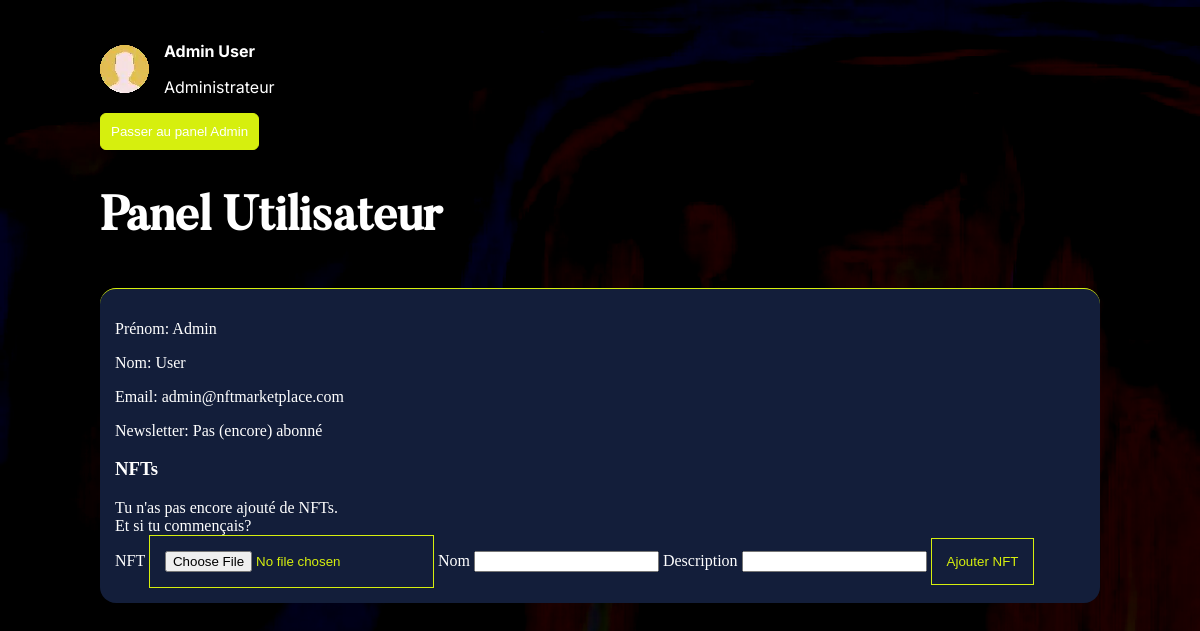
Page /userpage.php (signed in) on the committed database.
### tables this page shows
CREATE TABLE `users` (
  `id` int(11) NOT NULL,
  `avatar` tinytext NOT NULL,
  `firstname` tinytext NOT NULL,
  `lastname` tinytext NOT NULL,
  `email` tinytext NOT NULL,
  `password` text NOT NULL,
  `admin` tinyint(1) NOT NULL DEFAULT '0'
);

### userpage.php (the view, shortened to what this page needs)
<!DOCTYPE html>
<html>
<?php
	require_once("components/config.php");
	$query= "SELECT * FROM users WHERE id=".$_SESSION['user']['id'];
	$predata = $db->prepare($query);
	$predata->execute();
	$user = $predata->fetch(PDO::FETCH_ASSOC);
	$query= "SELECT nfts.id AS token_id, name, path FROM nfts JOIN users ON nfts.user_id = users.id WHERE users.id=".$_SESSION['user']['id'];
	$predata = $db->prepare($query);
	$predata->execute();
	$nfts = $predata->fetchAll(PDO::FETCH_ASSOC);
	$query= "SELECT * FROM newsletter WHERE user_id=".$_SESSION['user']['id'];
	$predata = $db->prepare($query);
	$predata->execute();
	$news = $predata->fetch(PDO::FETCH_ASSOC);
	$query= "SELECT * FROM auctions JOIN nfts ON nfts.id = auctions.nft_id";
	$predata = $db->prepare($query);
	$predata->execute();
	$auctionsData = $predata->fetchAll(PDO::FETCH_ASSOC);
	if ($user["admin"]) {
		$query= "SELECT * FROM users";
		$predata = $db->prepare($query);
		$predata->execute();
		$usersData = $predata->fetchAll(PDO::FETCH_ASSOC);
	}
?>
<head>
	<link rel="stylesheet" type="text/css" href="style.css">
	<link href="font/fontawesome/css/fontawesome.min.css" rel="stylesheet">
  	<link href="font/fontawesome/css/brands.min.css" rel="stylesheet">
  	<link href="font/fontawesome/css/solid.min.css" rel="stylesheet">
</head>
<body>
	<div class="user_main_infos">
		<img src="img/authors/<?php echo $user["avatar"] ?>.webp">
		<div class="user_text">
			<p class="user_name"><?php echo $user["firstname"]." ".$user["lastname"] ?></p>
			<?php if ($user["admin"]) {	?>
					<p class="use_rank">Administrateur</p>
			<?php } else { ?>
					<p class="use_rank">Echangeur NFT</p>
			<?php } ?>
		</div>
	</div>
	<?php if ($user["admin"]) {	?>
		<button class="admin_switch" onclick="inversePanel()">Passer au panel Admin</button>
	<?php } ?>
	<div id="userpanel">
		<h2>Panel Utilisateur</h2>
		<div class="container">
		<p>Prénom: <?php echo $user["firstname"] ?></p>
		<p>Nom: <?php echo $user["lastname"] ?></p>
		<p>Email: <?php echo $user["email"] ?></p>
		<p>Newsletter: <?php echo !empty($news)?"Abonné!":"Pas (encore) abonné" ?></p>
		<h3>NFTs</h3>
			<?php if (!empty($nfts)) { ?>
			<table class="limit-images">
				<tbody>
					<tr>
						<th></th>
						<th>Nom</th>
						<th>En enchère</th>
						<th>Prix</th>
						<th>Paramètres</th>
					</tr>
					<?php foreach ($nfts as $key => $value) { ?>
						<tr>
							<th><img src="img/NFTs/<?php echo $value["path"] ?>.webp"></th>
							<th><?php echo $value["name"] ?></th>
							<th><?php
								$inAuction = 0;
								foreach ($auctionsData as $key2 => $value2) {
									if ($value["token_id"] == $value2["nft_id"]) {
										$inAuction = $value2["price"];
										break;
									}
								}
								echo $inAuction?"Oui":"Non";
							?></th>
							<th><?php echo $inAuction?$inAuction."ETH":"---" ?></th>
							<th>
								<form action="actions/remove_nft.php" method="post">
									<input type="hidden" name="id" value="<?php echo $value["token_id"] ?>">
									<input class="important" type="submit" value="Supprimer le NFT">
								</form>
							</th>
						</tr>
					<?php } ?>
				<?php } else { echo "Tu n'as pas encore ajouté de NFTs.<br>Et si tu commençais?"; } ?>
			<div>
				<form action="actions/add_nft.php" method="post" enctype="multipart/form-data">
					<label for="image">NFT</label>
					<input type="file" name="image" accept="image/png, image/jpeg">
					<label for="text">Nom</label>
					<input type="text" name="name">
					<label for="text">Description</label>
					<input type="text" name="description">
					<input type="submit" value="Ajouter NFT">
				</form>
			</div>
		</div>
	</div>
</body>
</html>

### style.css (style rules this page uses)
:root { --primary: #D6EF0E; --second1: #1E1E1E; --second2: #FFFFFF; }
* { color: var(--second2); }
body { background-color: var(--second1); margin-top: 25px; margin-left: 100px; margin-right: 100px; margin-bottom: 0; overflow-x: hidden; scroll-behavior: smooth; }
img { user-drag: none; -webkit-user-drag: none; user-select: none; -moz-user-select: none; -webkit-user-select: none; -ms-user-select: none; }
.container { background-color: #131E3A; border-radius: 16px; border-top: 1px solid var(--primary); padding: 15px; }
h1, h2 { font-family: 'Butler-Medium'; }
h2 { font-size: 48px; width: 35%; }
.user_main_infos { display: flex; align-items: center; gap: 15px; }
.user_text { font-family: 'Inter'; }
.user_name { font-weight: 700; }
.admin_switch { background-color: var(--primary); border: var(--primary) solid 1px; border-radius: 6px; padding: 10px; cursor: pointer; transition: 0.1s; }
#adminpanel input[type="submit"], #userpanel input[type="submit"], #userpanel input[type="file"] { color: var(--primary); background-color: transparent; padding: 15px; border: var(--primary) solid 1px; cursor: pointer; transition: 0.1s; }

### rows in the picture
users: avatar (picture), firstname "Admin", lastname "User", email "admin@nftmarketplace.com"
